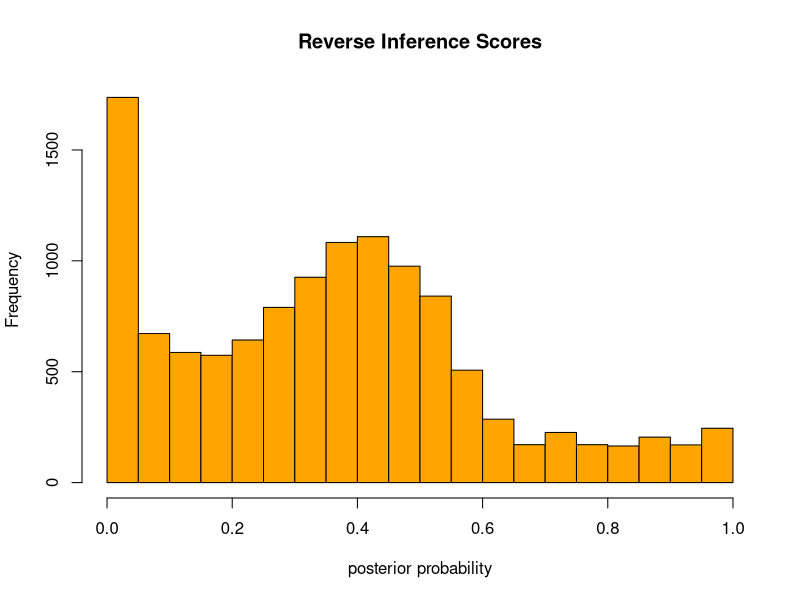

Write R code to recreate this figure. (Note: this script raises an error after producing the figure.)
library(plyr)
library(dplyr)
library(ggplot2)

setwd("/home/vanessa/Documents/Dropbox/Code/papers/semantic-comparison/semantic-image-comparison-analysis/analysis/ontological_comparison")

# Reading in the result data - this is the file produced by 4.compile_reverse_inference_results.py
ri_score = read.csv("data/reverse_inference_scores.tsv",sep="\t",stringsAsFactors=FALSE,row.names=1) # reverse inference scores

# Let's look at the overall posterior scores
png("img/ri_hist.png", width = 8, height = 5, units = 'in', res = 300)
hist(as.matrix(ri_score$ri_distance),main="Reverse Inference Scores",col="orange",xlab="posterior probability")
dev.off()

# Read in all groups
groups = read.csv("groups/all_groups.tsv",sep="\t",stringsAsFactors=FALSE)
image_ids = c()
for (image in groups$image){
  image = strsplit(image,"/")[[1]]
  image = as.numeric(strsplit(image[length(image)],"[.]")[[1]][1])
  image_ids = c(image_ids,image)
}
groups$image_ids = image_ids

# Make a lookup table for the node name
nodes = unique(groups$group)
node_lookup = c()
for (node in nodes){
  node_name = unique(groups$name[groups$group==node])
  node_lookup = c(node_lookup,node_name)
}
length(node_lookup) == length(nodes)
names(node_lookup) = nodes

# For each group, calculate an accuracy across thresholds
df = c()

# Thresholds are the values in the column names
#thresholds = as.numeric(gsub("ri_binary_","",colnames(ri_score[7:ncol(ri_score)])))

# Calculate accuracy for each node group
# Count evidence for (meaning bayes_in > bayes_out or against (bayes_out > bayes_in)) each concept
# for each of ranges and bin data
for (threshold in seq(0,1,by=0.01)){
  cat("Parsing",threshold,"\n")  
  for (node in nodes){
    cat("Parsing",node,"\n")  
    accuracies = c()
    # Find in group
    group = groups[groups$group==node,]
    in_group = group$image_ids[which(group$direction=="in")]
    out_group = group$image_ids[which(group$direction=="out")]
    # Get reverse inference scores
    if (node %in% ri_score$node){
      node_scores = ri_score[ri_score$node==node,]
      scores = node_scores[,which(colnames(ri_score)=="ri_distance")]
      names(scores) = node_scores$image_id # image_ids
      # This case happens when N=1 for the node in question, since we removed the image from the group. The score should be 1.
      scores[is.na(scores)] = 1
      # Image index will have 1 for belonging to class, 0 otherwise
      real = array(0,dim=length(unique(image_ids)))
      predicted = array(0,dim=length(unique(image_ids)))
      names(real) = unique(image_ids)
      names(predicted) = unique(image_ids)
      predicted[names(which(scores>=threshold))] = 1
      real[as.character(in_group)] = 1
      # Calculate metrics
      # c("TP","FP","TN","FN","accuracy","in_count","out_count")
      TP = sum(real*predicted)  
      TN = length(intersect(names(which(real==0)),names(which(predicted==0))))
      FP = length(intersect(names(which(real==0)),names(which(predicted==1))))
      FN = length(intersect(names(which(real==1)),names(which(predicted==0))))
      if (TP+FP==0){
          sens = 0
      } else {
          sens = TP / (TP + FN)
      }
      if (TN+FN==0){
         spec = 0        
      } else {
         spec = TN / (TN + FP)
      }
      accuracy = (TP + TN)/ (TP + TN + FP + FN)
      accuracies = rbind(accuracies,c(node,TP,FP,TN,FN,sens,spec,accuracy,length(in_group),length(out_group),threshold))
    }
    df = rbind(df,accuracies)
  }
}

# Now look at accuracies for each threshold!
rownames(df) = seq(1,nrow(df))
colnames(df) = c("nid","TP","FP","TN","FN","sensitivity","specificity","accuracy","in_count","out_count","threshold")
df = as.data.frame(df,stringsAsFactors=FALSE)
save(df,file="result/accuracies_df_nodes.rda")
write.csv(df,file="result/accuracies_df_nodes.csv")

# Plot a basic ROC for each class
pdf("result/roc_gr4.pdf")
nodes = unique(df$nid)
for (node in nodes){
  subset = df[df$nid==node,]
  N = unique(subset$in_count)
  if (as.numeric(N)>4){
    title = paste("ROC Curve ",as.character(node_lookup[node])," N=(",N,")",sep="")
    plot(1-as.numeric(subset$specificity),as.numeric(subset$sensitivity),
         xlab="1-specificity",ylab="sensitivity",main=title,
         xlim=c(0,1),ylim=c(0,1),type="n")
    lines(1-as.numeric(subset$specificity),as.numeric(subset$sensitivity),col="blue",lwd=2,xlim=c(0,1),ylim=c(0,1))
    lines(seq(0,1,0.05),seq(0,1,0.05),col="red",lwd=2,xlim=c(0,1),ylim=c(0,1))
  }
}

dev.off()

# Now lets generate a single vector of AUC scores - one for each concept
library(ROCR)

# First let's build our "actual label" matrix, Z
Z = array(0,dim=c(length(unique(image_ids)),length(nodes)))
rownames(Z) = unique(image_ids)
colnames(Z) = nodes
# 1 means labeled == YES, -1 means NO
for (node in nodes){
  # Find in group
  group = groups[groups$group==node,]
  in_group = group$image_ids[which(group$direction=="in")]
  Z[which(rownames(Z)%in% in_group),node] = 1
}
write.csv(Z,file="result/node_concepts_binary_df.csv")

# As a reminder, our matrix Z has actual labels in it
# Let's calculate an AUC for each node (concept/term)
aucs =c()
nodes_defined = c()
for (node in nodes){
  if (node %in% ri_score$node){
    # Find in group
    group = groups[groups$group==node,]
    in_group = group$image_ids[which(group$direction=="in")]
    predictions = ri_score[ri_score$node==node,]
    actual = as.numeric(Z[which(rownames(Z)%in%predictions$image_id),node])
    predictions = predictions[,which(colnames(ri_score)=="ri_distance")]
    predictions[is.na(predictions)]=1
    pred = prediction(predictions, actual)
    perf = performance(pred,"auc")
    aucs = c(aucs,perf@y.values[[1]])
    nodes_defined = c(nodes_defined,node)
  }
}
write.csv(aucs,file="result/node_aucs_132.csv")
# Now let's plot the AUCs
library(dplyr)
library(reshape2)
names(aucs) = node_lookup[nodes_defined]
save(aucs,file="result/aucs_concepts_132.Rda")
aucdf = as.data.frame(aucs)
aucdf$concept = rownames(aucdf)
tmp = melt(aucdf,id.vars=c("concept"))

# Let's sort! MAKE IT BLUE.
library(ggplot2)
tmp = tmp[with(tmp, order(-value)), ]
rownames(tmp) = seq(1,nrow(tmp))
tmp$sort = as.numeric(rownames(tmp))
ggplot(tmp, aes(x=sort,y=value,fill=value)) + 
  geom_bar(stat="identity",ylim=c(0,1)) + 
  xlab("concept") +
  ylab(paste("AUC")) +
  scale_x_discrete(limits=tmp$sort,labels=tmp$concept) +
  theme(axis.text.x = element_text(angle = 90, hjust = 1),legend.position="none")

# Now for file
png("img/aucs_concepts_132.png", width = 12, height = 8, units = 'in', res = 300)
ggplot(tmp, aes(x=sort,y=value,fill=value)) + 
  geom_bar(stat="identity",ylim=c(0,1)) + 
  xlab("concept") +
  ylab(paste("AUC")) +
  scale_x_discrete(limits=tmp$sort,labels=tmp$concept) +
  theme(axis.text.x = element_text(angle = 90, hjust = 1),legend.position="none")
dev.off()
